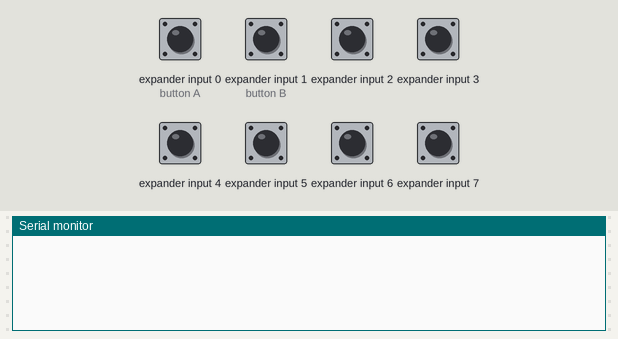
The sketch below on a simulated Arduino Leonardo, built with avr-gcc and run on an emulated ATmega32U4. On the bench: the last lines printed to the serial monitor. Wiring (inferred from the names in the program): NES/SNES game pad: load pin 6; clock pin 5; serial out pin 7. The inputs (shaded band) are chosen by the test bench; at power-on: expander input 0 (button A), expander input 1 (button B), expander input 2–7 HIGH. USB keyboard and mouse output is not drawn.

Above: at 1.2 s.
1.3 s: expander input 0 (button A) driven LOW
At 1.9 s:
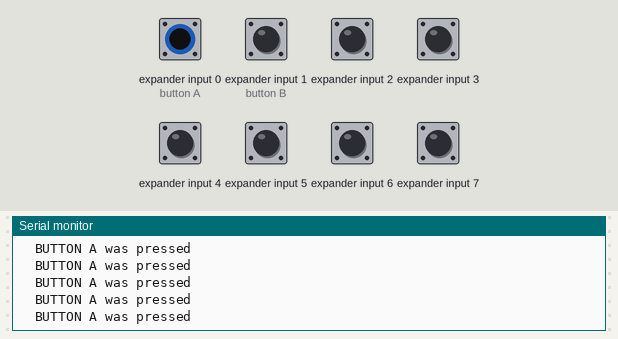
3.2 s: expander input 1 (button B) driven LOW
At 4.3 s:
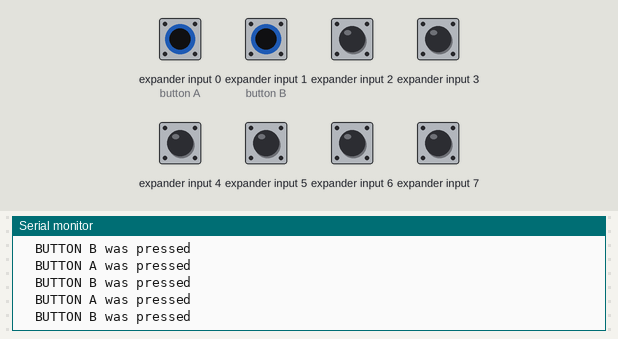
4.7 s: expander input 2 driven LOW
At 5.6 s:
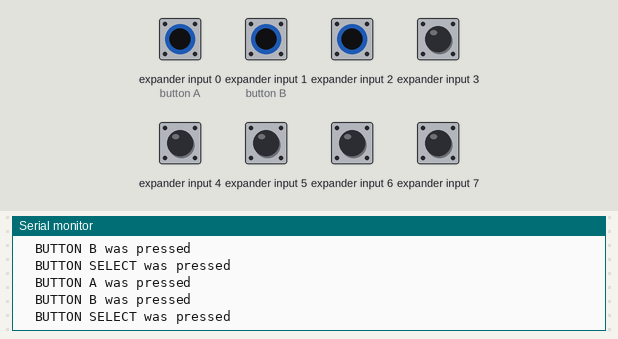
6.2 s: expander input 3 driven LOW
At 7.1 s:
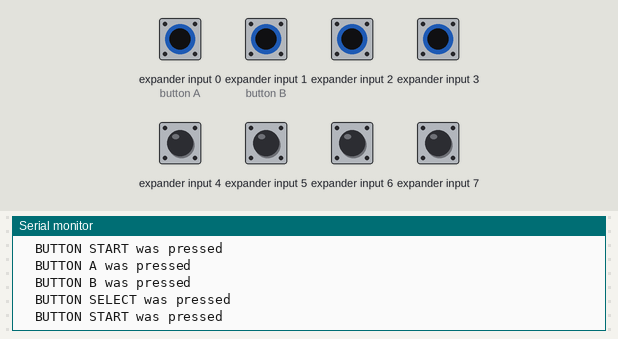
7.7 s: expander input 4 driven LOW
At 8.6 s:
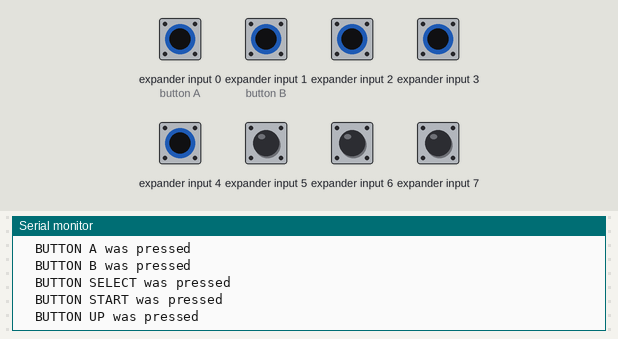
9.2 s: expander input 5 driven LOW
At 10.3 s:
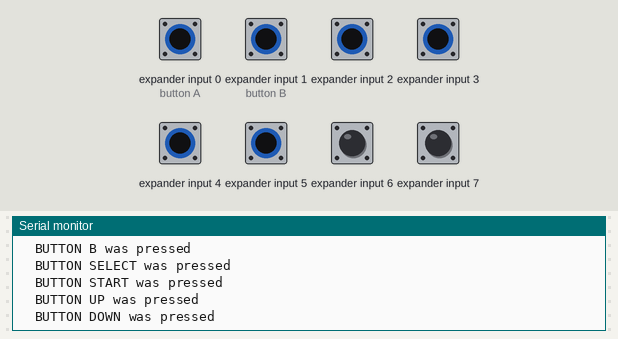

The sketch:

usb_gamepad_nes.ino
```cpp
/*
 *
 *
 *    Requires:   https://github.com/DouglasLam/ArduinoJoystickLibrary
 *
 *    Reference:  https://www.allaboutcircuits.com/projects/nes-controller-interface-with-an-arduino-uno/
 *
 */
#include <Joystick.h>

const int A_BUTTON        = 0;
const int B_BUTTON        = 1;
const int SELECT_BUTTON   = 2;
const int START_BUTTON    = 3;
const int UP_BUTTON       = 4;
const int DOWN_BUTTON     = 5;
const int LEFT_BUTTON     = 6;
const int RIGHT_BUTTON    = 7;
const int clk             = 5;
const int latch           = 6;
const int din             = 7;
const int loop_delay      = 10;

String button_name[8] = { "A", "B", "SELECT", "START", "UP", "DOWN", "LEFT", "RIGHT" };

Joystick_ Joystick(
  JOYSTICK_DEFAULT_REPORT_ID,
  JOYSTICK_TYPE_GAMEPAD,
  4,                      // Button Count
  0,                      // Hat Switch Count
  true, true, false,      // X and Y, but no Z Axis
  false, false, false,    // No Rx, Ry, or Rz
  false, false,           // No rudder or throttle
  false, false, false);   // No accelerator, brake, or steering

void toggle_clk(){
  // keep clock high so a low to high transition gets the next value
   digitalWrite(clk,LOW);
   digitalWrite(clk,HIGH);
}

void latch_data() {
  digitalWrite(latch,HIGH);
  digitalWrite(latch,LOW);
}

byte read_in_nes_data(){
  int data_in = 255;

  latch_data();
  for (int index = 0; index < 8; index++){
    if (digitalRead(din) == LOW){
      switch (index){
        case 0:  // A Button
          bitClear(data_in, A_BUTTON);
          break;
        case 1: // B Button
          bitClear(data_in, B_BUTTON);
          break;
        case 2: // SELECT Button
          bitClear(data_in, SELECT_BUTTON);
          break;
        case 3: // START Button
          bitClear(data_in, START_BUTTON);
          break;
        case 4: // UP Button
          bitClear(data_in, UP_BUTTON);
          break;
        case 5: // DOWN Button
          bitClear(data_in, DOWN_BUTTON);
          break;
        case 6: // LEFT Button
          bitClear(data_in, LEFT_BUTTON);
          break;
        case 7: // RIGHT Button
          bitClear(data_in, RIGHT_BUTTON);
          break;
      }
      Serial.print("\tBUTTON ");
      Serial.print(button_name[index]);
      Serial.println(" was pressed");
    }
    toggle_clk();
  }
  return data_in;
}

void send_data_over_usb(byte controller_data){
  //  D-Pad
  if (bitRead(controller_data, UP_BUTTON) == 0){Joystick.setYAxis(-1);}
  else if (bitRead(controller_data, DOWN_BUTTON) == 0){Joystick.setYAxis(1);}
  else{Joystick.setYAxis(0);}
  if (bitRead(controller_data, RIGHT_BUTTON) == 0){Joystick.setXAxis(1);}
  else if (bitRead(controller_data, LEFT_BUTTON) == 0){Joystick.setXAxis(-1);}
  else{Joystick.setXAxis(0);}

  //  BUTTONS
  if (bitRead(controller_data, SELECT_BUTTON) == 0){ Joystick.setButton(0, 1);}
  else {Joystick.setButton(0,0);}
  if (bitRead(controller_data, START_BUTTON) == 0){ Joystick.setButton(1, 1);}
  else {Joystick.setButton(1,0);}
  if (bitRead(controller_data, B_BUTTON) == 0){ Joystick.setButton(2, 1);}
  else {Joystick.setButton(2,0);}
  if (bitRead(controller_data, A_BUTTON) == 0){ Joystick.setButton(3, 1);}
  else {Joystick.setButton(3,0);}
}

void setup() {
  pinMode(clk, OUTPUT);
  pinMode(din, INPUT);
  pinMode(latch, OUTPUT);

  // Initialize latch and clk
  digitalWrite(latch, LOW);
  digitalWrite(clk, HIGH);

  // Initialize Joystick Library
  Joystick.begin();
  Joystick.setXAxisRange(-1, 1);
  Joystick.setYAxisRange(-1, 1);
}

void loop() {
  byte controller_data = read_in_nes_data();
  send_data_over_usb(controller_data);
  delay(loop_delay);
}
```

Measured:
- after the input at 1.3 s, the serial monitor: prints a new line at once (image 1)
- after the input at 3.2 s, the serial monitor: prints a new line at once (image 2)
- after the input at 4.7 s, the serial monitor: prints a new line at once (image 3)
- after the input at 6.2 s, the serial monitor: prints a new line at once (image 4)
- after the input at 7.7 s, the serial monitor: prints a new line at once (image 5)
- after the input at 9.2 s, the serial monitor: prints a new line at once (image 6)
